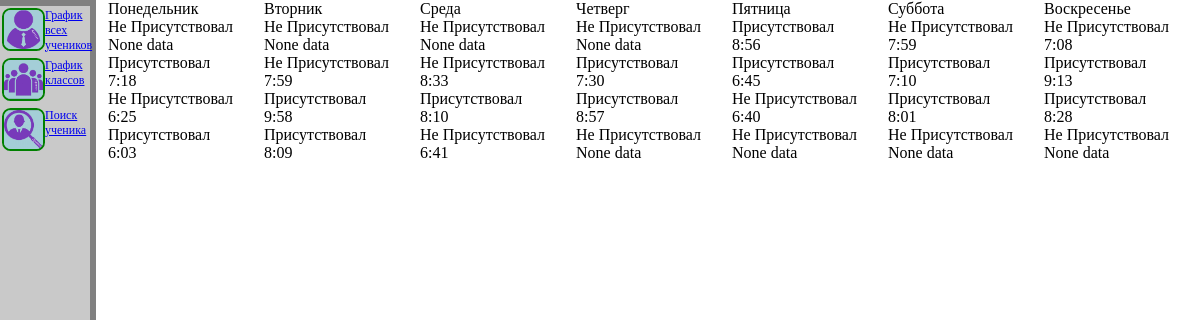
The app's page /provide_student_visiting/4 with its own data.
### database/data.py (models this page shows)
class Visitings(DataBase):
    __tablename__ = 'visitings'
    id = sa.Column(sa.Integer, primary_key=True, autoincrement=True)
    grade = sa.Column(sa.String)
    date = sa.Column(sa.String)
    surname = sa.Column(sa.String)
    name = sa.Column(sa.String)
    patronymic = sa.Column(sa.String)
    firstEnter = sa.Column(sa.String)
    lastExit = sa.Column(sa.String)
    attended = sa.Column(sa.Boolean)
    status = sa.Column(sa.String)
    weekDay = sa.Column(sa.String)
    student_id = sa.Column(sa.Integer, sa.ForeignKey("students.id"))
    student = orm.relationship("Students", back_populates="Visits")

### main.py (the view)
@app.route("/provide_student_visiting/<int:id_student>", methods=["GET", "POST"])
def prostuvis(id_student):
    db_sess = db_session.create_session()
    visits = GetDataStudent(db_sess, id_student)
    print(visits)
    return render_template("provide_student_visiting.html", visits=visits)

### database/db_session.py (called while the page is built)
def create_session() -> Session:
    global __factory
    return __factory()

### templates/provide_student_visiting.html (shortened to what this page needs)
{% extends "panel.html" %}
{% block content %}
<div>
    <div class="WeekDays">
        {% for day in visits[0] %}
        <div>
            {{ day }}
        </div>
        {% endfor %}
        {% for day in visits[1] %}
            <div>
                <div>
                    {% if day[1] == True %}
                        Присутствовал
                    {% else %}
                        Не Присутствовал
                    {% endif %}
                </div>
                <div>
                    {{ day[0] }}
                </div>
            </div>
        {% endfor %}
    </div>
</div>
{% endblock %}

### static/styles/panel.css (style rules this page uses)
body { padding: 0%; margin: 0%; }
.WeekDays { display: grid; grid-template-columns: repeat(7, 1fr); }

### records on screen
Visitings: shows "Присутствовал", firstEnter "8:56"
Visitings: shows "Не Присутствовал", firstEnter "7:59"
Visitings: shows "Не Присутствовал", firstEnter "7:08"
Visitings: shows "Присутствовал", firstEnter "7:18"
Visitings: shows "Не Присутствовал"
Visitings: shows "Не Присутствовал"
Visitings: shows "Присутствовал"

### other values on screen
{{ day }} "Понедельник" "Вторник" "Четверг" "Пятница" "Суббота" "Воскресенье"
{{ day[0] }} "None data" "None data" "None data" "None data" "6:45" "7:10" "9:13" "6:25" "6:40" "8:01" "8:28" "None data" "None data" "None data" "None data"
